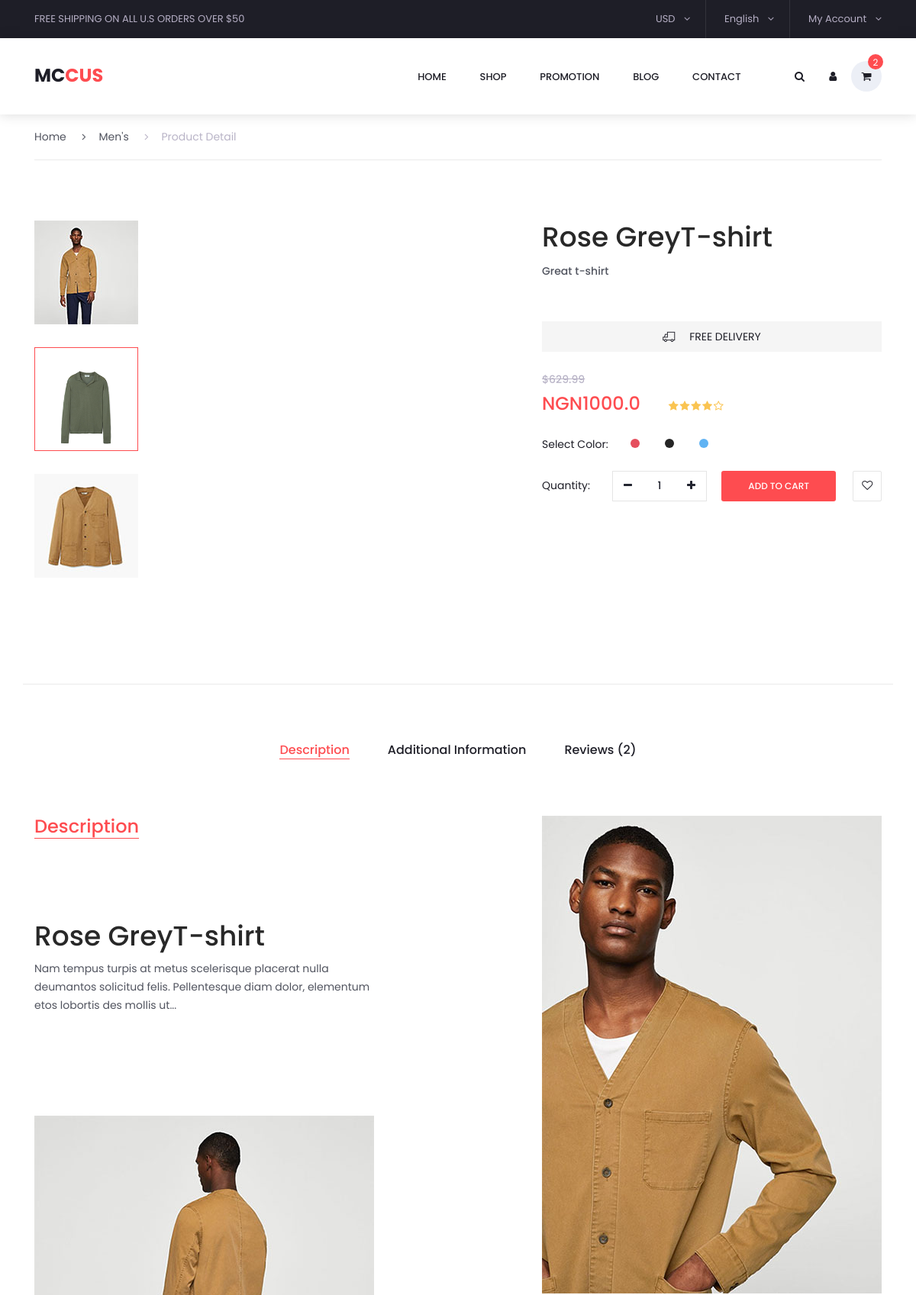
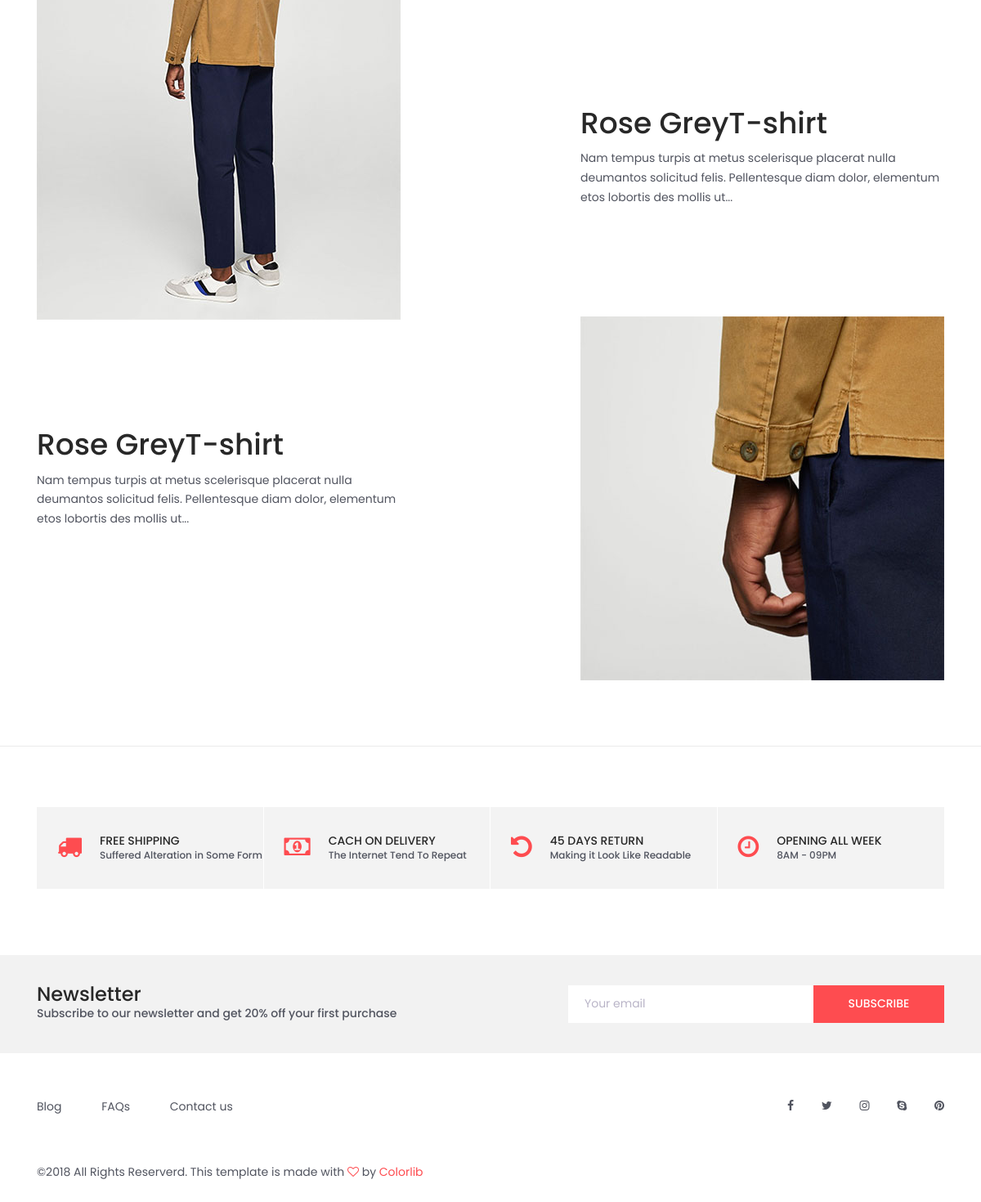
/1/, run on the app's committed database (2 pictures, top to bottom).
### pages/models.py (models this page shows, shortened)
class Product(models.Model):
    product_name = models.CharField(max_length=255)
    store_name = models.ForeignKey(
        get_user_model(),
        on_delete=models.CASCADE,
    )
    category = models.CharField(max_length=255)
    price = models.FloatField()
    stock = models.IntegerField()
    image_url = models.CharField(max_length=2083)
    created_at = models.DateTimeField(auto_now_add=True)
    description = models.TextField()
    description = models.TextField()

### pages/views.py (the view)
# urls.py: path('<int:pk>/', ProductDetailView.as_view(), name='product_detail'),
class ProductDetailView(DetailView):
    model = Product
    template_name = 'product_detail.html'

### templates/product_detail.html (shortened to what this page needs)
{% extends 'base2.html' %}
{% load static %}
{% block content %}
	<div class="container single_product_container">
		<div class="row">
			<div class="col">
				<div class="breadcrumbs d-flex flex-row align-items-center">
					<ul>
						<li><a href="index.html">Home</a></li>
						<li><a href="categories.html"><i class="fa fa-angle-right" aria-hidden="true"></i>Men's</a></li>
						<li class="active"><a href="#"><i class="fa fa-angle-right" aria-hidden="true"></i>Product Detail</a></li>
					</ul>
				</div>
			</div>
		</div>
		<div class="row">
			<div class="col-lg-7">
				<div class="single_product_pics">
					<div class="row">
						<div class="col-lg-3 thumbnails_col order-lg-1 order-2">
							<div class="single_product_thumbnails">
								<ul>
									<li><img src="{% static 'images/single_1_thumb.jpg' %}"
										 alt="" data-image="{% static 'images/single_1.jpg' %}"></li>
									<li class="active"><img src="{{MEDIA_URL}}{{product.image_url}}"
										 alt="" data-image="{{MEDIA_URL}}{{product.image_url}}"></li>
										<li><img src="{% static 'images/single_3_thumb.jpg' %}" alt="" data-image="{% static 'images/single_3.jpg' %}"></li>
								</ul>
							</div>
						</div>
						<div class="col-lg-9 image_col order-lg-2 order-1">
							<div class="single_product_image">
								<div class="single_product_image_background" style="background-image:url"({% static 'images/single_2.jpg' %})"></div>
							</div>
						</div>
					</div>
				</div>
			</div>
			<div class="col-lg-5">
				<div class="product_details">
					<div class="product_details_title">
						<h2>{{product.product_name}}</h2>
						<p>{{product.description}} </p>
					</div>
					<div class="free_delivery d-flex flex-row align-items-center justify-content-center">
						<span class="ti-truck"></span><span>free delivery</span>
					</div>
					<div class="original_price">$629.99</div>
					<div class="product_price">NGN{{product.price}} </div>
					<ul class="star_rating">
						<li><i class="fa fa-star" aria-hidden="true"></i></li>
						<li><i class="fa fa-star" aria-hidden="true"></i></li>
						<li><i class="fa fa-star" aria-hidden="true"></i></li>
						<li><i class="fa fa-star" aria-hidden="true"></i></li>
						<li><i class="fa fa-star-o" aria-hidden="true"></i></li>
					</ul>
					<div class="product_color">
						<span>Select Color:</span>
						<ul>
							<li style="background: #e54e5d"></li>
							<li style="background: #252525"></li>
							<li style="background: #60b3f3"></li>
						</ul>
					</div>
					<div class="quantity d-flex flex-column flex-sm-row align-items-sm-center">
						<span>Quantity:</span>
						<div class="quantity_selector">
							<span class="minus"><i class="fa fa-minus" aria-hidden="true"></i></span>
							<span id="quantity_value">1</span>
							<span class="plus"><i class="fa fa-plus" aria-hidden="true"></i></span>
						</div>
						<div class="red_button add_to_cart_button"><a href="#">add to cart</a></div>
						<div class="product_favorite d-flex flex-column align-items-center justify-content-center"></div>
					</div>
				</div>
			</div>
		</div>
	</div>
	<div class="tabs_section_container">
		<div class="container">
			<div class="row">
				<div class="col">
					<div class="tabs_container">
						<ul class="tabs d-flex flex-sm-row flex-column align-items-left align-items-md-center justify-content-center">
							<li class="tab active" data-active-tab="tab_1"><span>Description</span></li>
							<li class="tab" data-active-tab="tab_2"><span>Additional Information</span></li>
							<li class="tab" data-active-tab="tab_3"><span>Reviews (2)</span></li>
						</ul>
					</div>
				</div>
			</div>
			<div class="row">
				<div class="col">
					<div id="tab_1" class="tab_container active">
						<div class="row">
							<div class="col-lg-5 desc_col">
								<div class="tab_title">
									<h4>Description</h4>
								</div>
								<div class="tab_text_block">
									<h2>{{product.product_name}}</h2>
									<p>Nam tempus turpis at metus scelerisque placerat nulla deumantos solicitud felis. Pellentesque diam dolor, elementum etos lobortis des mollis ut...</p>
								</div>
								<div class="tab_image">
									<img src="{% static 'images/desc_1.jpg' %}" alt="">
								</div>
								<div class="tab_text_block">
									<h2>{{product.product_name}}</h2>
									<p>Nam tempus turpis at metus scelerisque placerat nulla deumantos solicitud felis. Pellentesque diam dolor, elementum etos lobortis des mollis ut...</p>
								</div>
							</div>
							<div class="col-lg-5 offset-lg-2 desc_col">
								<div class="tab_image">
									<img src="{% static 'images/desc_2.jpg' %}" alt="">
								</div>
								<div class="tab_text_block">
									<h2>{{product.product_name}}</h2>
									<p>Nam tempus turpis at metus scelerisque placerat nulla deumantos solicitud felis. Pellentesque diam dolor, elementum etos lobortis des mollis ut...</p>
								</div>
								<div class="tab_image desc_last">
									<img src="{% static 'images/desc_3.jpg' %}" alt="">
								</div>
							</div>
						</div>
					</div>
				</div>
			</div>
		</div>
    </div>
{% endblock content %}

### data on the page
Product: product_name "Rose GreyT-shirt", description "Great t-shirt", price "1000.0"
